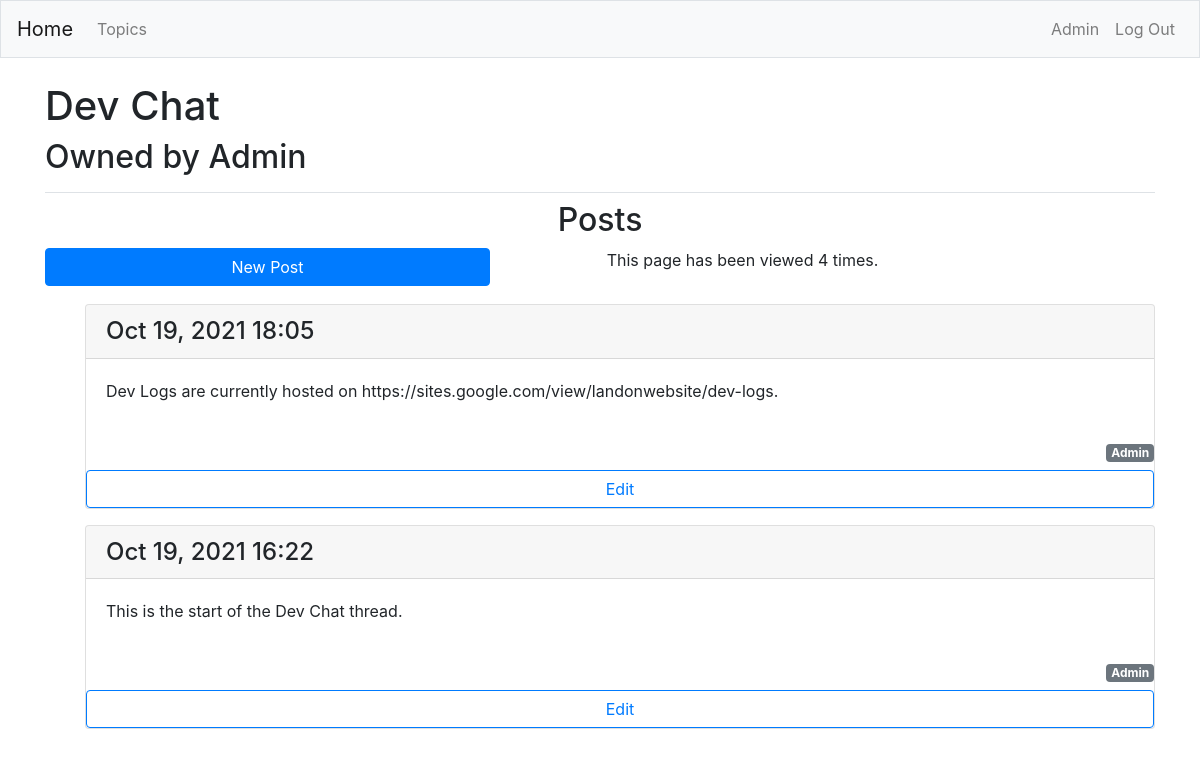
Screenshot of /topic/24 (signed in) with the database file from the repository.
### forum/models.py (models this page shows, shortened)
class Topic(models.Model):
	userViewList = [
		1
	]
	view = {
		"count": 0
	}
	owner = models.ForeignKey(User, on_delete=models.CASCADE)
	text = models.CharField(max_length=200)
	date_added = models.DateTimeField(auto_now_add = True)
	def __str__(self):
		return self.text

class Entry(models.Model):
	owner = models.ForeignKey(User, on_delete=models.CASCADE)
	topic = models.ForeignKey(Topic, on_delete = models.CASCADE)
	text = models.TextField()
	date_added = models.DateTimeField(auto_now_add = True)
	class Meta:
		verbose_name_plural = "entries"

### forum/views.py (the view)
# urls.py: path("topic/<int:topic_id>", views.topic, name = "topic"),
def topic(request, topic_id):
	topic = Topic.objects.get(id=topic_id)
	print(topic.view)
	topic.view["count"] += 1
	topic.save()
	owner = topic.owner
	entries = topic.entry_set.order_by("-date_added")
	for entry in entries:
		if request.user == entry.owner:
			entry.userIsOwner = True
		else:
			entry.userIsOwner = False
	context = {
		"topic": topic,
		"entries": entries,
		"owner": owner,
		"view": topic.view
	}
	return render(request, "forum/topic.html", context)

### forum/templates/forum/topic.html (shortened to what this page needs)
{% extends "forum/base.html" %}
{% block head %}
<h1>{{ topic }}</h1>
<h2>Owned by {{ owner }}</h2>
{% endblock head %}
{% block body %}
<h2 class="text-center">Posts</h2>
<div class="pb-3 row">
	<div class="col-sm-5">
		{% if user.is_authenticated %}
			<a href="{% url 'forum:new_entry' topic_id=topic.id %}" class="btn btn-primary btn-block" role="button">New Post</a>
		{% endif %}
	</div>
	<div class="col-sm-5">
		<p class="text-center">This page has been viewed {{ view.count }} times.</p>
	</div>
</div>
<ul>
	{% for entry in entries %}
		<div class="card mb-3">
			<h4 class="card-header">{{ entry.date_added | date:"M d, Y H:i" }}</h4>
			<div class="card-body">
				{{ entry.text | linebreaks }}
			</div>
			<div class="text-right">
				<h2 class="badge badge-secondary">{{ entry.owner }}</h2>
			</div>
			{% if entry.userIsOwner %}
				<a href="{% url 'forum:edit_entry' entry_id=entry.id %}" class="btn btn-outline-primary" role="button">Edit</a>
			{% endif %}
		</div>
	{% empty %}
		<li>There are no entries for this topic.</li>
	{% endfor %}
</ul>
{% endblock body %}

### forum/templates/forum/base.html (shortened to what this page needs)
{% load bootstrap4 %}
<!DOCTYPE html>
<html lang="en">
	<head>
		{% bootstrap_css %}
	</head>
	<body>
		<nav class="navbar navbar-expand-md navbar-light bg-light mb-4 border">
			<a href="{% url 'forum:index' %}" class="navbar-brand">Home</a>
			<div class="collapse navbar-collapse" id="navbarCollapse">
				<ul class="navbar-nav mr-auto">
					<li class="nav-item">
						<a href="{% url 'forum:topics' %}" class="nav-link">Topics</a>
					</li>
				</ul>
				<ul class="navbar-nav ml-auto">
					{% if user.is_authenticated %}
						<li class="nav-item">
							<a href="{% url 'forum:user' user.id %}" class="nav-link">{{ user.username }}</a>
						</li>
						<li class="nav-item">
							<a href="{% url 'users:logout' %}" class="nav-link">Log Out</a>
						</li>
					{% endif %}
				</ul>
			</div>
		</nav>
		<main role="main" class="container">
			<div class="pb-2 mb-2 border-bottom">
				{% block head %}
				{% endblock head %}
			</div>
			<div>
				{% block body %}
				{% endblock body %}
			</div>
		</main>
	</body>
</html>

### rows the page displays
Topic: text "Dev Chat"
Entry: date_added "Oct 19, 2021 18:05", text "Dev Logs are currently hosted on https://sites.google.com/view/landonwebsite/dev-logs.", owner "Admin", shows "Edit"
Entry: date_added "Oct 19, 2021 16:22", text "This is the start of the Dev Chat thread.", owner "Admin", shows "Edit"

### other values shown
{{ user.username }} "Admin"
{{ owner }} "Admin"
{{ view.count }} "4"
